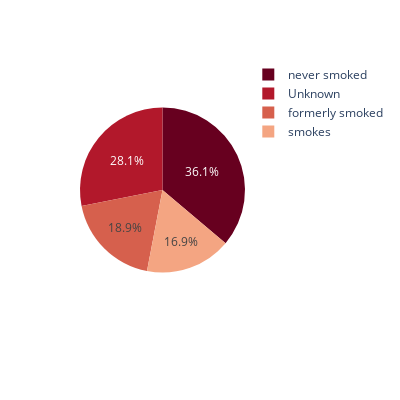

Write notebook code for a chart like this one.
### Code cell
df_stroke = df[df.stroke == 1]

px.pie(values=df_stroke.smoking_status.value_counts().values,
       names = ['never smoked', 'Unknown', 'formerly smoked', 'smokes'],
       width=400, 
       height=400,
       color_discrete_sequence=px.colors.sequential.RdBu)

### Figure 1 — Plotly figure (JSON) as saved in the notebook; plotly's stock layout.template omitted (floating-point values rounded to 4 significant figures)
{"data": [{"domain": {"x": [0, 1], "y": [0, 1]}, "hovertemplate": "label=%{label}<br>value=%{value}<extra></extra>", "labels": ["never smoked", "Unknown", "formerly smoked", "smokes"], "legendgroup": "", "name": "", "showlegend": true, "type": "pie", "values": [90, 70, 47, 42]}], "layout": {"height": 400, "legend": {"tracegroupgap": 0}, "margin": {"t": 60}, "piecolorway": ["rgb(103,0,31)", "rgb(178,24,43)", "rgb(214,96,77)", "rgb(244,165,130)", "rgb(253,219,199)", "rgb(247,247,247)", "rgb(209,229,240)", "rgb(146,197,222)", "rgb(67,147,195)", "rgb(33,102,172)", "rgb(5,48,97)"], "width": 400}}
